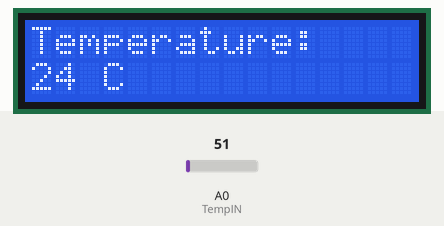
Simulated run of this sketch. Board: Arduino Uno, built with avr-gcc and run on an emulated ATmega328P. Shown: 16×2 character LCD. The test bench sets the inputs (shaded band); at power-on: A0 (TempIN) = 51.

Above: at 1.2 s.
1.3 s: A0 (TempIN) set to 23
At 2.3 s:
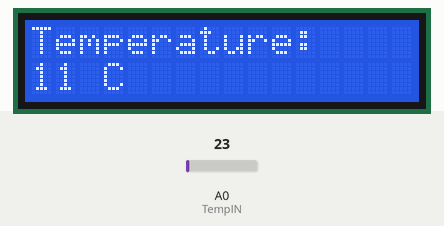
2.8 s: A0 (TempIN) set to 18
At 3.4 s:
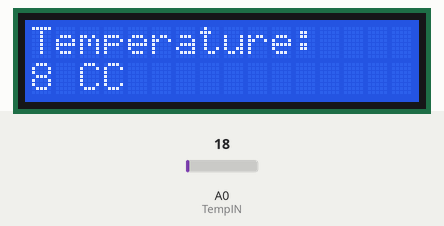
4.3 s: A0 (TempIN) set to 30
At 4.6 s:
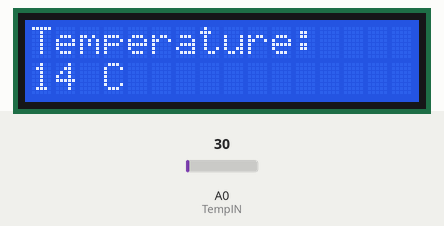
Timing chart, 0 to 7.3 s (numbered marks = the images above; inputs shaded):
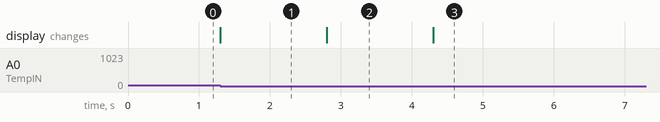

The sketch:

ESDI_6.5.ino
```cpp
/****************************************************************************
 * Title  : Monitor the temperature using LM35 temperature sensor and       *
 *          display on LCD.                                                 *
 * Date   : 03/09/2017                                                      *
 * Author : Harsh Patel                                                     *
 * ID No  : 15it077                                                         *
 * E-mail : 15it077@charusat.edu.in                                         *
 ****************************************************************************/
#include<LiquidCrystal.h>
#define TempIN A0

LiquidCrystal lcd(12, 11, 5, 4, 3, 2);
float milliVolts;

void setup() {
  pinMode(TempIN, INPUT);
  lcd.begin(16, 2);
  lcd.setCursor(0, 0);
  lcd.print("Temperature:");
}

void loop() {
  // modify range from 0-1023 to 0-5000 mV
  milliVolts = (analogRead(TempIN) / 1023.0) * 5000.0;
  // 10 mV -> 1 C
  int Celsius = milliVolts / 10;
  lcd.setCursor(0, 1);
  lcd.print(Celsius);
  lcd.print(" C");
}
```

Measured:
- the behaviour switches between 21 and 20 on A0 (TempIN) (found by bisection; images 1 and 2)
- after the input at 1.3 s, the display: changes at once (image 1)
- after the input at 2.8 s, the display: changes at once (image 2)
- after the input at 4.3 s, the display: changes at once (image 3)
